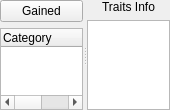
                  <widget class="QWidget" name="scrlAreaTraitsInfo">
                   <property name="geometry">
                    <rect>
                     <x>0</x>
                     <y>0</y>
                     <width>170</width>
                     <height>110</height>
                    </rect>
                   </property>
                   <layout class="QVBoxLayout" name="verticalLayout_15">
                    <property name="spacing">
                     <number>0</number>
                    </property>
                    <property name="leftMargin">
                     <number>0</number>
                    </property>
                    <property name="topMargin">
                     <number>0</number>
                    </property>
                    <property name="rightMargin">
                     <number>0</number>
                    </property>
                    <property name="bottomMargin">
                     <number>0</number>
                    </property>
                    <item>
                     <widget class="QSplitter" name="spltTraitsBottom">
                      <property name="orientation">
                       <enum>Qt::Horizontal</enum>
                      </property>
                      <widget class="QWidget" name="verticalLayoutWidget_5">
                       <layout class="QGridLayout" name="grdlTraitsGained">
                        <item row="0" column="0">
                         <widget class="QPushButton" name="btnTraitsGained">
                          <property name="text">
                           <string>Gained</string>
                          </property>
                          <property name="checkable">
                           <bool>true</bool>
                          </property>
                         </widget>
                        </item>
                        <item row="1" column="0">
                         <widget class="QTreeWidget" name="treeTraitsGained">
                          <column>
                           <property name="text">
                            <string>Category</string>
                           </property>
                          </column>
                          <column>
                           <property name="text">
                            <string>Total</string>
                           </property>
                          </column>
                          <column>
                           <property name="text">
                            <string>Remaining</string>
                           </property>
                          </column>
                         </widget>
                        </item>
                       </layout>
                      </widget>
                      <widget class="QWidget" name="verticalLayoutWidget_6">
                       <layout class="QVBoxLayout" name="vertlTraitsInfo">
                        <item>
                         <widget class="QLabel" name="lblTraitsInfo">
                          <property name="font">
                           <font>
                            <pointsize>9</pointsize>
                           </font>
                          </property>
                          <property name="text">
                           <string>Traits Info</string>
                          </property>
                          <property name="alignment">
                           <set>Qt::AlignCenter</set>
                          </property>
                         </widget>
                        </item>
                        <item>
                         <widget class="QTextBrowser" name="txtTraitsInfo"/>
                        </item>
                       </layout>
                      </widget>
                     </widget>
                    </item>
                   </layout>
                  </widget>
